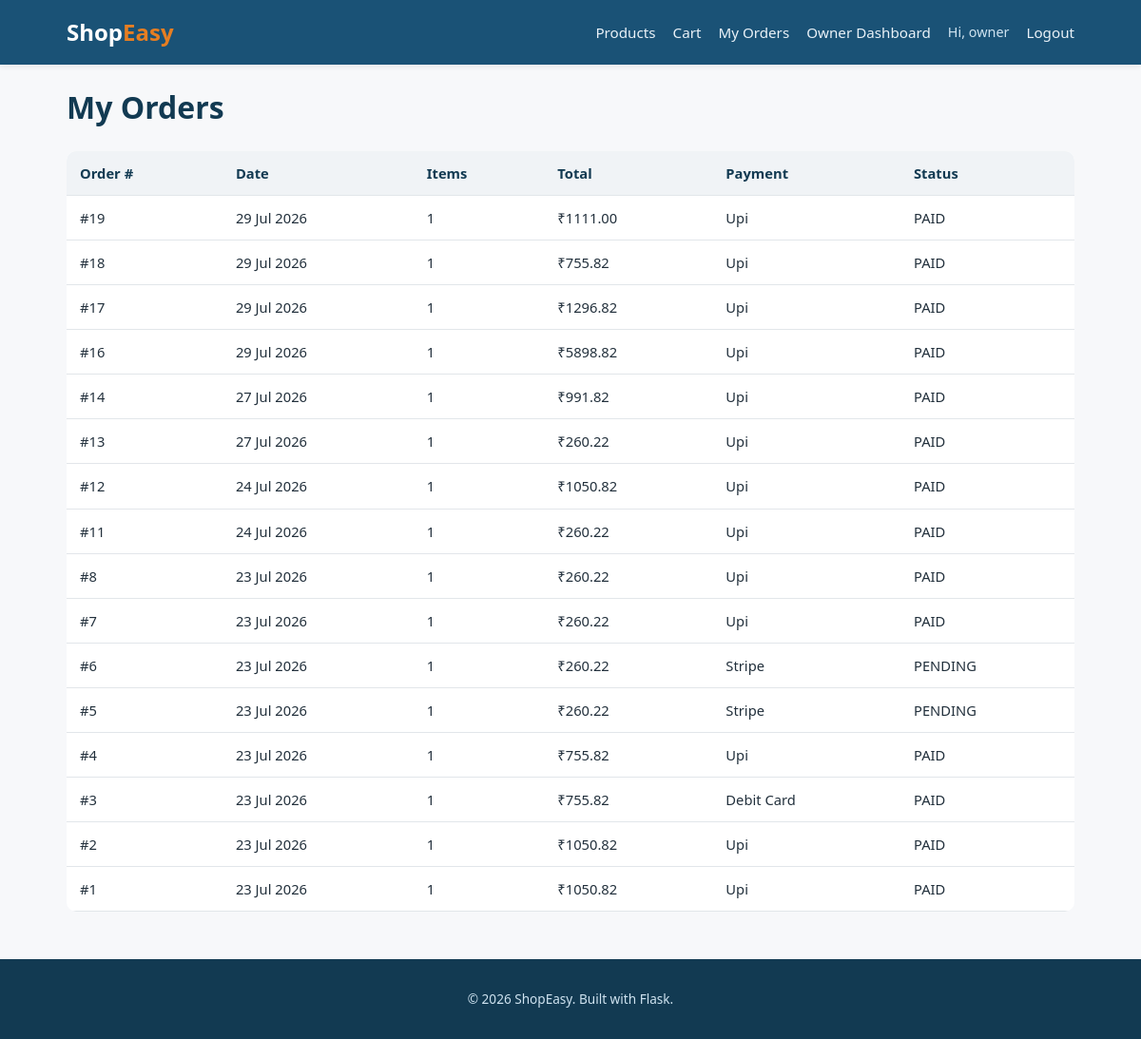
The page /my-orders (signed in) on the database its author committed.
### models/user.py (models this page shows, shortened)
class User(UserMixin, db.Model):
    __tablename__ = 'users'
    id = db.Column(db.Integer, primary_key=True)
    username = db.Column(db.String(80), unique=True, nullable=False, index=True)
    email = db.Column(db.String(120), unique=True, nullable=False, index=True)
    password_hash = db.Column(db.String(255), nullable=False)
    is_owner = db.Column(db.Boolean, default=False, nullable=False)
    created_at = db.Column(db.DateTime, default=datetime.utcnow)
    orders = db.relationship('Order', backref='user', lazy=True)
    visits = db.relationship('Visit', backref='user', lazy=True)

### models/order.py (models this page shows, shortened)
class Order(db.Model):
    __tablename__ = 'orders'
    id = db.Column(db.Integer, primary_key=True)
    user_id = db.Column(db.Integer, db.ForeignKey('users.id'), nullable=False)
    order_date = db.Column(db.Date, default=date.today, nullable=False, index=True)
    created_at = db.Column(db.DateTime, default=datetime.utcnow)
    status = db.Column(db.String(20), nullable=False, default='PENDING', index=True)
    payment_method = db.Column(db.String(30), nullable=False)   # STRIPE / UPI / NET_BANKING / DEBIT_CARD / CREDIT_CARD / WALLET
    payment_reference = db.Column(db.String(120), nullable=True)  # masked reference shown to the customer
    stripe_checkout_session_id = db.Column(db.String(120), nullable=True, unique=True, index=True)
    stripe_payment_intent_id = db.Column(db.String(120), nullable=True, index=True)
    subtotal_amount = db.Column(db.Float, nullable=False, default=0.0)   # sum of original prices x qty
    discount_amount = db.Column(db.Float, nullable=False, default=0.0)   # total saved from per-product offers
    tax_amount = db.Column(db.Float, nullable=False, default=0.0)
    shipping_amount = db.Column(db.Float, nullable=False, default=0.0)
    total_amount = db.Column(db.Float, nullable=False, default=0.0)      # grand total actually charged
    estimated_delivery_date = db.Column(db.Date, nullable=True)
    contact_email = db.Column(db.String(120), nullable=True)
    contact_phone = db.Column(db.String(20), nullable=True)
    customer_name = db.Column(db.String(120), nullable=True)
    delivery_address = db.Column(db.Text, nullable=True)
    invoice_number = db.Column(db.String(40), nullable=True, unique=True)
    email_sent = db.Column(db.Boolean, nullable=False, default=False)
    email_sent_at = db.Column(db.DateTime, nullable=True)
    email_error = db.Column(db.Text, nullable=True)
    items = db.relationship('OrderItem', backref='order', lazy=True, cascade='all, delete-orphan')

### routes/orders.py (the view)
@orders_bp.route('/my-orders')
@login_required
def my_orders():
    orders = Order.query.filter_by(user_id=current_user.id).order_by(Order.created_at.desc()).all()
    return render_template('my_orders.html', orders=orders)

### templates/my_orders.html (shortened to what this page needs)
{% extends 'base.html' %}
{% block content %}
    <h1>My Orders</h1>
    {% if orders %}
    <table class="data-table">
        <thead><tr><th>Order #</th><th>Date</th><th>Items</th><th>Total</th><th>Payment</th><th>Status</th></tr></thead>
        <tbody>
        {% for order in orders %}
            <tr>
                <td>#{{ order.id }}</td>
                <td>{{ order.order_date.strftime('%d %b %Y') }}</td>
                <td>{{ order.items|sum(attribute='quantity') }}</td>
                <td>₹{{ '%.2f'|format(order.total_amount) }}</td>
                <td>{{ order.payment_method.replace('_',' ')|title }}</td>
                <td>{{ order.status }}</td>
            </tr>
        {% endfor %}
        </tbody>
    </table>
    {% else %}
        <p>You haven't placed any orders yet. <a href="{{ url_for('products.index') }}">Start shopping</a>.</p>
    {% endif %}
{% endblock %}

### templates/base.html (shortened to what this page needs)
<!DOCTYPE html>
<html lang="en">
<head>
    <link rel="stylesheet" href="{{ url_for('static', filename='css/style.css') }}">
</head>
<body>
    <header class="site-header">
        <div class="container header-inner">
            <a href="{{ url_for('products.index') }}" class="brand">Shop<span>Easy</span></a>
            <nav class="main-nav">
                <a href="{{ url_for('products.index') }}">Products</a>
                {% if current_user.is_authenticated %}
                    <a href="{{ url_for('orders.view_cart') }}">Cart</a>
                    <a href="{{ url_for('orders.my_orders') }}">My Orders</a>
                    {% if current_user.is_owner %}
                        <a href="{{ url_for('owner.dashboard') }}">Owner Dashboard</a>
                    {% endif %}
                    <span class="nav-user">Hi, {{ current_user.username }}</span>
                    <a href="{{ url_for('auth.logout') }}">Logout</a>
                {% else %}
                    <a href="{{ url_for('auth.login') }}">Login</a>
                    <a href="{{ url_for('auth.signup') }}" class="nav-cta">Sign Up</a>
                {% endif %}
            </nav>
        </div>
    </header>
    <main class="container">
        {% block content %}{% endblock %}
    </main>
    <footer class="site-footer">
        <div class="container">
            <p>&copy; {{ current_year }} ShopEasy. Built with Flask.</p>
        </div>
    </footer>
</body>
</html>

### static/css/style.css (style rules this page uses)
:root { --primary: #1a5276; --primary-dark: #123a52; --accent: #e67e22; --bg: #f7f8fa; --card-bg: #ffffff; --text: #22303c; --muted: #6b7885; --border: #e2e6ea; --danger: #c0392b; --success: #1e8449; --radius: 10px; }
* { box-sizing: border-box; }
body { margin: 0; font-family: 'Segoe UI', Roboto, Helvetica, Arial, sans-serif; background: var(--bg); color: var(--text); line-height: 1.5; }
.container { max-width: 1100px; margin: 0 auto; padding: 0 20px; }
.site-header { background: var(--primary); color: #fff; box-shadow: 0 2px 6px rgba(0,0,0,0.08); }
.header-inner { display: flex; align-items: center; justify-content: space-between; padding: 16px 20px; }
.brand { font-size: 1.5rem; font-weight: 700; color: #fff; text-decoration: none; }
.brand span { color: var(--accent); }
.main-nav { display: flex; align-items: center; gap: 18px; flex-wrap: wrap; }
.main-nav a { color: #eaf2f8; text-decoration: none; font-size: 0.95rem; }
.nav-user { color: #cfe3f0; font-size: 0.9rem; }
main { min-height: 70vh; padding: 30px 20px; }
h1, h2, h3 { color: var(--primary-dark); }
table.data-table { width: 100%; border-collapse: collapse; background: #fff; border-radius: var(--radius); overflow: hidden; }
table.data-table th, table.data-table td { text-align: left; padding: 12px 14px; border-bottom: 1px solid var(--border); font-size: 0.92rem; }
table.data-table th { background: #f0f3f6; color: var(--primary-dark); }
.site-footer { background: var(--primary-dark); color: #cfe3f0; text-align: center; padding: 18px 0; font-size: 0.85rem; margin-top: 50px; }

### rows shown on the page
User: username "owner"
Order: id "19", order_date "29 Jul 2026", items|sum "1", total_amount "1111.00", payment_method.replace "Upi", status "PAID"
Order: id "18", order_date "29 Jul 2026", items|sum "1", total_amount "755.82", payment_method.replace "Upi", status "PAID"
Order: id "17", order_date "29 Jul 2026", items|sum "1", total_amount "1296.82", payment_method.replace "Upi", status "PAID"
Order: id "16", order_date "29 Jul 2026", items|sum "1", total_amount "5898.82", payment_method.replace "Upi", status "PAID"
Order: id "14", order_date "27 Jul 2026", items|sum "1", total_amount "991.82", payment_method.replace "Upi", status "PAID"
Order: id "13", order_date "27 Jul 2026", items|sum "1", total_amount "260.22", payment_method.replace "Upi", status "PAID"
Order: id "12", order_date "24 Jul 2026", items|sum "1", total_amount "1050.82", payment_method.replace "Upi", status "PAID"
Order: id "11", order_date "24 Jul 2026", items|sum "1", total_amount "260.22", payment_method.replace "Upi", status "PAID"
Order: id "8", order_date "23 Jul 2026", items|sum "1", total_amount "260.22", payment_method.replace "Upi", status "PAID"
Order: id "7", order_date "23 Jul 2026", items|sum "1", total_amount "260.22", payment_method.replace "Upi", status "PAID"
Order: id "6", order_date "23 Jul 2026", items|sum "1", total_amount "260.22", payment_method.replace "Stripe", status "PENDING"
Order: id "5", order_date "23 Jul 2026", items|sum "1", total_amount "260.22", payment_method.replace "Stripe", status "PENDING"
Order: id "4", order_date "23 Jul 2026", items|sum "1", total_amount "755.82", payment_method.replace "Upi", status "PAID"
Order: id "3", order_date "23 Jul 2026", items|sum "1", total_amount "755.82", payment_method.replace "Debit Card", status "PAID"
Order: id "2", order_date "23 Jul 2026", items|sum "1", total_amount "1050.82", payment_method.replace "Upi", status "PAID"
Order: id "1", order_date "23 Jul 2026", items|sum "1", total_amount "1050.82", payment_method.replace "Upi", status "PAID"
